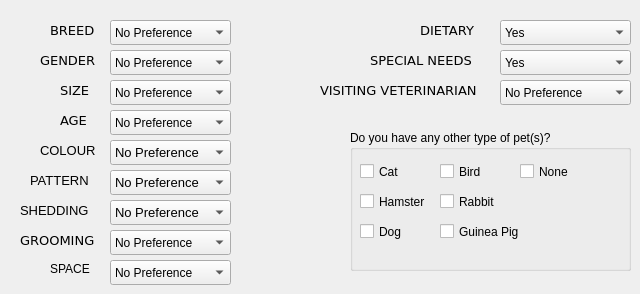
     <widget class="QWidget" name="tab_7">
      <attribute name="title">
       <string>Physical Preferences</string>
      </attribute>
      <widget class="QLabel" name="label_15">
       <property name="geometry">
        <rect>
         <x>60</x>
         <y>110</y>
         <width>41</width>
         <height>20</height>
        </rect>
       </property>
       <property name="font">
        <font>
         <family>DejaVu Sans</family>
         <pointsize>10</pointsize>
        </font>
       </property>
       <property name="text">
        <string>AGE</string>
       </property>
      </widget>
      <widget class="QLabel" name="label_17">
       <property name="geometry">
        <rect>
         <x>420</x>
         <y>20</y>
         <width>61</width>
         <height>21</height>
        </rect>
       </property>
       <property name="font">
        <font>
         <family>DejaVu Sans</family>
         <pointsize>10</pointsize>
        </font>
       </property>
       <property name="text">
        <string>DIETARY</string>
       </property>
      </widget>
      <widget class="QComboBox" name="client_cat_size">
       <property name="geometry">
        <rect>
         <x>110</x>
         <y>80</y>
         <width>121</width>
         <height>25</height>
        </rect>
       </property>
       <property name="whatsThis">
        <string>size</string>
       </property>
       <item>
        <property name="text">
         <string>No Preference</string>
        </property>
       </item>
       <item>
        <property name="text">
         <string>Small</string>
        </property>
       </item>
       <item>
        <property name="text">
         <string>Medium</string>
        </property>
       </item>
       <item>
        <property name="text">
         <string>Large</string>
        </property>
       </item>
      </widget>
      <widget class="QComboBox" name="client_cat_vet_visits">
       <property name="geometry">
        <rect>
         <x>500</x>
         <y>80</y>
         <width>131</width>
         <height>25</height>
        </rect>
       </property>
       <property name="whatsThis">
        <string>vet_visit</string>
       </property>
       <item>
        <property name="text">
         <string>No Preference</string>
        </property>
       </item>
       <item>
        <property name="text">
         <string>Monthly</string>
        </property>
       </item>
       <item>
        <property name="text">
         <string>Every 2 Months</string>
        </property>
       </item>
       <item>
        <property name="text">
         <string>Quarterly</string>
        </property>
       </item>
       <item>
        <property name="text">
         <string>Half-Yearly</string>
        </property>
       </item>
       <item>
        <property name="text">
         <string>Yearly</string>
        </property>
       </item>
      </widget>
      <widget class="QComboBox" name="client_cat_special_needs">
       <property name="geometry">
        <rect>
         <x>500</x>
         <y>50</y>
         <width>131</width>
         <height>25</height>
        </rect>
       </property>
       <property name="whatsThis">
        <string>special_needs</string>
       </property>
       <item>
        <property name="text">
         <string>Yes</string>
        </property>
       </item>
       <item>
        <property name="text">
         <string>No</string>
        </property>
       </item>
      </widget>
      <widget class="QLabel" name="label_39">
       <property name="geometry">
        <rect>
         <x>40</x>
         <y>50</y>
         <width>61</width>
         <height>20</height>
        </rect>
       </property>
       <property name="font">
        <font>
         <family>DejaVu Sans</family>
         <pointsize>10</pointsize>
        </font>
       </property>
       <property name="text">
        <string>GENDER</string>
       </property>
      </widget>
      <widget class="QLabel" name="label_137">
       <property name="geometry">
        <rect>
         <x>370</x>
         <y>50</y>
         <width>111</width>
         <height>21</height>
        </rect>
       </property>
       <property name="font">
        <font>
         <family>DejaVu Sans</family>
         <pointsize>10</pointsize>
        </font>
       </property>
       <property name="text">
        <string>SPECIAL NEEDS</string>
       </property>
      </widget>
      <widget class="QComboBox" name="client_cat_gender">
       <property name="geometry">
        <rect>
         <x>110</x>
         <y>50</y>
         <width>121</width>
         <height>25</height>
        </rect>
       </property>
       <property name="whatsThis">
        <string>gender</string>
       </property>
       <item>
        <property name="text">
         <string>No Preference</string>
        </property>
       </item>
       <item>
        <property name="text">
         <string>Male</string>
        </property>
       </item>
       <item>
        <property name="text">
         <string>Female</string>
        </property>
       </item>
      </widget>
      <widget class="QLabel" name="label_138">
       <property name="geometry">
        <rect>
         <x>320</x>
         <y>80</y>
         <width>171</width>
         <height>21</height>
        </rect>
       </property>
       <property name="font">
        <font>
         <family>DejaVu Sans</family>
         <pointsize>10</pointsize>
        </font>
       </property>
       <property name="text">
        <string>VISITING VETERINARIAN </string>
       </property>
      </widget>
      <widget class="QComboBox" name="client_cat_age">
       <property name="geometry">
        <rect>
         <x>110</x>
         <y>110</y>
         <width>121</width>
         <height>25</height>
        </rect>
       </property>
       <property name="whatsThis">
        <string>age</string>
       </property>
       <item>
        <property name="text">
         <string>No Preference</string>
        </property>
       </item>
       <item>
        <property name="text">
         <string>Kitten ( less than 1 year)</string>
        </property>
       </item>
       <item>
        <property name="text">
         <string>Young Cat (1-4 years)</string>
        </property>
       </item>
       <item>
        <property name="text">
         <string>Adult Cat (5-7 years)</string>
        </property>
       </item>
       <item>
        <property name="text">
         <string>Old Cat( more than 7 years)</string>
        </property>
       </item>
       <item>
        <property name="text">
         <string/>
        </property>
       </item>
      </widget>
      <widget class="QLabel" name="label_139">
       <property name="geometry">
        <rect>
         <x>20</x>
         <y>230</y>
         <width>81</width>
         <height>21</height>
        </rect>
       </property>
       <property name="font">
        <font>
         <family>DejaVu Sans</family>
         <pointsize>10</pointsize>
        </font>
       </property>
       <property name="text">
        <string>GROOMING</string>
       </property>
      </widget>
      <widget class="QComboBox" name="client_cat_shedding">
       <property name="geometry">
        <rect>
         <x>110</x>
         <y>200</y>
         <width>121</width>
         <height>25</height>
        </rect>
       </property>
       <property name="font">
        <font>
         <pointsize>10</pointsize>
        </font>
       </property>
       <property name="whatsThis">
        <string>grooming</string>
       </property>
       <item>
        <property name="text">
         <string>No Preference</string>
        </property>
       </item>
       <item>
        <property name="text">
         <string>Regularly</string>
        </property>
       </item>
       <item>
        <property name="text">
         <string>Frequent</string>
        </property>
       </item>
       <item>
        <property name="text">
         <string>Seasonal</string>
        </property>
       </item>
       <item>
        <property name="text">
         <string>Occasional</string>
        </property>
       </item>
       <item>
        <property name="text">
         <string>Infrequent</string>
        </property>
       </item>
      </widget>
      <widget class="QComboBox" name="client_cat_dietary">
       <property name="geometry">
        <rect>
         <x>500</x>
         <y>20</y>
         <width>131</width>
         <height>25</height>
        </rect>
       </property>
       <property name="whatsThis">
        <string>dietary_needs</string>
       </property>
       <item>
        <property name="text">
         <string>Yes</string>
        </property>
       </item>
       <item>
        <property name="text">
         <string>No</string>
        </property>
       </item>
      </widget>
      <widget class="QGroupBox" name="dog_other_pets_2">
       <property name="geometry">
        <rect>
         <x>350</x>
         <y>130</y>
         <width>281</width>
         <height>141</height>
        </rect>
       </property>
       <property name="statusTip">
        <string/>
       </property>
       <property name="whatsThis">
        <string>other_pets</string>
       </property>
       <property name="title">
        <string>Do you have any other type of pet(s)?</string>
       </property>
       <widget class="QCheckBox" name="client_cat_cat">
        <property name="geometry">
         <rect>
          <x>10</x>
          <y>30</y>
          <width>90</width>
          <height>23</height>
         </rect>
        </property>
        <property name="whatsThis">
         <string>C</string>
        </property>
        <property name="text">
         <string>Cat</string>
        </property>
       </widget>
       <widget class="QCheckBox" name="client_cat_bird">
        <property name="geometry">
         <rect>
          <x>90</x>
          <y>30</y>
          <width>90</width>
          <height>23</height>
         </rect>
        </property>
        <property name="whatsThis">
         <string>B</string>
        </property>
        <property name="text">
         <string>Bird</string>
        </property>
       </widget>
       <widget class="QCheckBox" name="client_cat_guineaPig">
        <property name="geometry">
         <rect>
          <x>90</x>
          <y>90</y>
          <width>90</width>
          <height>23</height>
         </rect>
        </property>
        <property name="whatsThis">
         <string>G</string>
        </property>
        <property name="text">
         <string>Guinea Pig</string>
        </property>
       </widget>
       <widget class="QCheckBox" name="client_cat_hamster">
        <property name="geometry">
         <rect>
          <x>10</x>
          <y>60</y>
          <width>90</width>
          <height>23</height>
         </rect>
        </property>
        <property name="statusTip">
         <string/>
        </property>
        <property name="whatsThis">
         <string>H</string>
        </property>
        <property name="text">
         <string>Hamster</string>
        </property>
       </widget>
       <widget class="QCheckBox" name="client_cat_dog">
        <property name="geometry">
         <rect>
          <x>10</x>
          <y>90</y>
          <width>90</width>
          <height>23</height>
         </rect>
        </property>
        <property name="whatsThis">
         <string>D</string>
        </property>
        <property name="text">
         <string>Dog</string>
        </property>
       </widget>
       <widget class="QCheckBox" name="client_cat_rabbit">
        <property name="geometry">
         <rect>
          <x>90</x>
          <y>60</y>
          <width>90</width>
          <height>23</height>
         </rect>
        </property>
        <property name="whatsThis">
         <string>R</string>
        </property>
        <property name="text">
         <string>Rabbit</string>
        </property>
       </widget>
       <widget class="QCheckBox" name="client_cat_none">
        <property name="geometry">
         <rect>
          <x>170</x>
          <y>30</y>
          <width>90</width>
          <height>23</height>
         </rect>
        </property>
        <property name="statusTip">
         <string/>
        </property>
        <property name="whatsThis">
         <string>None</string>
        </property>
        <property name="text">
         <string>None</string>
        </property>
       </widget>
      </widget>
      <widget class="QLabel" name="label_141">
       <property name="geometry">
        <rect>
         <x>60</x>
         <y>80</y>
         <width>41</width>
         <height>20</height>
        </rect>
       </property>
       <property name="font">
        <font>
         <family>DejaVu Sans</family>
         <pointsize>10</pointsize>
        </font>
       </property>
       <property name="text">
        <string>SIZE</string>
       </property>
      </widget>
      <widget class="QComboBox" name="client_cat_grooming">
       <property name="geometry">
        <rect>
         <x>110</x>
         <y>230</y>
         <width>121</width>
         <height>25</height>
        </rect>
       </property>
       <property name="whatsThis">
        <string>shedding</string>
       </property>
       <item>
        <property name="text">
         <string>No Preference</string>
        </property>
       </item>
       <item>
        <property name="text">
         <string>Daily</string>
        </property>
       </item>
       <item>
        <property name="text">
         <string>2-3 times/week</string>
        </property>
       </item>
       <item>
        <property name="text">
         <string>Once a week</string>
        </property>
       </item>
       <item>
        <property name="text">
         <string>Once in 2 weeks</string>
        </property>
       </item>
       <item>
        <property name="text">
         <string>Needs Professional Grooming </string>
        </property>
       </item>
      </widget>
      <widget class="QLabel" name="label_142">
       <property name="geometry">
        <rect>
         <x>50</x>
         <y>20</y>
         <width>51</width>
         <height>20</height>
        </rect>
       </property>
       <property name="font">
        <font>
         <family>DejaVu Sans</family>
         <pointsize>10</pointsize>
        </font>
       </property>
       <property name="text">
        <string>BREED</string>
       </property>
      </widget>
      <widget class="QLabel" name="label_143">
       <property name="geometry">
        <rect>
         <x>40</x>
         <y>140</y>
         <width>61</width>
         <height>21</height>
        </rect>
       </property>
       <property name="font">
        <font>
         <pointsize>10</pointsize>
        </font>
       </property>
       <property name="text">
        <string>COLOUR</string>
       </property>
      </widget>
      <widget class="QComboBox" name="client_cat_breed">
       <property name="geometry">
        <rect>
         <x>110</x>
         <y>20</y>
         <width>121</width>
         <height>25</height>
        </rect>
       </property>
       <property name="whatsThis">
        <string>breed</string>
       </property>
       <item>
        <property name="text">
         <string>No Preference</string>
        </property>
       </item>
       <item>
        <property name="text">
         <string>Abyssinian</string>
        </property>
       </item>
       <item>
        <property name="text">
         <string>American Curl</string>
        </property>
       </item>
       <item>
        <property name="text">
         <string>Wildcat</string>
        </property>
       </item>
       <item>
        <property name="text">
         <string>African Golden</string>
        </property>
       </item>
       <item>
        <property name="text">
         <string>Balinese</string>
        </property>
       </item>
       <item>
        <property name="text">
         <string>Birman</string>
        </property>
       </item>
       <item>
        <property name="text">
         <string>California Spangled</string>
        </property>
       </item>
       <item>
        <property name="text">
         <string>Cymric</string>
        </property>
       </item>
       <item>
        <property name="text">
         <string>Foldex</string>
        </property>
       </item>
       <item>
        <property name="text">
         <string>Highlander</string>
        </property>
       </item>
       <item>
        <property name="text">
         <string>Javanese</string>
        </property>
       </item>
       <item>
        <property name="text">
         <string>Lykoi</string>
        </property>
       </item>
       <item>
        <property name="text">
         <string>Maine Coon</string>
        </property>
       </item>
       <item>
        <property name="text">
         <string>Nebelung</string>
        </property>
       </item>
       <item>
        <property name="text">
         <string>Oregon Rex</string>
        </property>
       </item>
       <item>
        <property name="text">
         <string>Persian</string>
        </property>
       </item>
       <item>
        <property name="text">
         <string>Ragdoll</string>
        </property>
       </item>
       <item>
        <property name="text">
         <string>Savannah</string>
        </property>
       </item>
       <item>
        <property name="text">
         <string>Selkirk Rex</string>
        </property>
       </item>
       <item>
        <property name="text">
         <string>Siamese</string>
        </property>
       </item>
       <item>
        <property name="text">
         <string>Snowshoe</string>
        </property>
       </item>
      </widget>
      <widget class="QComboBox" name="client_cat_coat_colour">
       <property name="geometry">
        <rect>
         <x>110</x>
         <y>140</y>
         <width>121</width>
         <height>25</height>
        </rect>
       </property>
       <property name="font">
        <font>
         <pointsize>10</pointsize>
        </font>
       </property>
       <property name="whatsThis">
        <string>colour</string>
       </property>
       <item>
        <property name="text">
         <string>No Preference</string>
        </property>
       </item>
       <item>
        <property name="text">
         <string>White</string>
        </property>
       </item>
       <item>
        <property name="text">
         <string>Golden Brown</string>
        </property>
       </item>
       <item>
        <property name="text">
         <string>Black</string>
        </property>
       </item>
       <item>
        <property name="text">
         <string>Chocolate Brown</string>
        </property>
       </item>
       <item>
        <property name="text">
         <string>Grey</string>
        </property>
       </item>
      </widget>
      <widget class="QLabel" name="label_47">
       <property name="geometry">
        <rect>
         <x>30</x>
         <y>170</y>
         <width>71</width>
         <height>21</height>
        </rect>
       </property>
       <property name="font">
        <font>
         <pointsize>10</pointsize>
        </font>
       </property>
       <property name="text">
        <string>PATTERN</string>
       </property>
      </widget>
      <widget class="QComboBox" name="client_cat_coat_pattern">
       <property name="geometry">
        <rect>
         <x>110</x>
         <y>170</y>
         <width>121</width>
         <height>25</height>
        </rect>
       </property>
       <property name="font">
        <font>
         <pointsize>10</pointsize>
        </font>
       </property>
       <item>
        <property name="text">
         <string>No Preference</string>
        </property>
       </item>
       <item>
        <property name="text">
         <string>Solid (1 -colour)</string>
        </property>
       </item>
       <item>
        <property name="text">
         <string>Bi-Colour</string>
        </property>
       </item>
       <item>
        <property name="text">
         <string>Striped Tabby</string>
        </property>
       </item>
       <item>
        <property name="text">
         <string>Tortoiseshell</string>
        </property>
       </item>
       <item>
        <property name="text">
         <string>Calico (3-colour)</string>
        </property>
       </item>
      </widget>
      <widget class="QComboBox" name="client_cat_space">
       <property name="geometry">
        <rect>
         <x>110</x>
         <y>260</y>
         <width>121</width>
         <height>25</height>
        </rect>
       </property>
       <item>
        <property name="text">
         <string>No Preference</string>
        </property>
       </item>
       <item>
        <property name="text">
         <string>Indoor</string>
        </property>
       </item>
       <item>
        <property name="text">
         <string>Outdoor</string>
        </property>
       </item>
      </widget>
      <widget class="QLabel" name="label_13">
       <property name="geometry">
        <rect>
         <x>50</x>
         <y>260</y>
         <width>51</width>
         <height>17</height>
        </rect>
       </property>
       <property name="text">
        <string>SPACE</string>
       </property>
      </widget>
      <widget class="QLabel" name="label_140">
       <property name="geometry">
        <rect>
         <x>20</x>
         <y>200</y>
         <width>81</width>
         <height>21</height>
        </rect>
       </property>
       <property name="font">
        <font>
         <pointsize>10</pointsize>
        </font>
       </property>
       <property name="text">
        <string>SHEDDING</string>
       </property>
      </widget>
     </widget>
